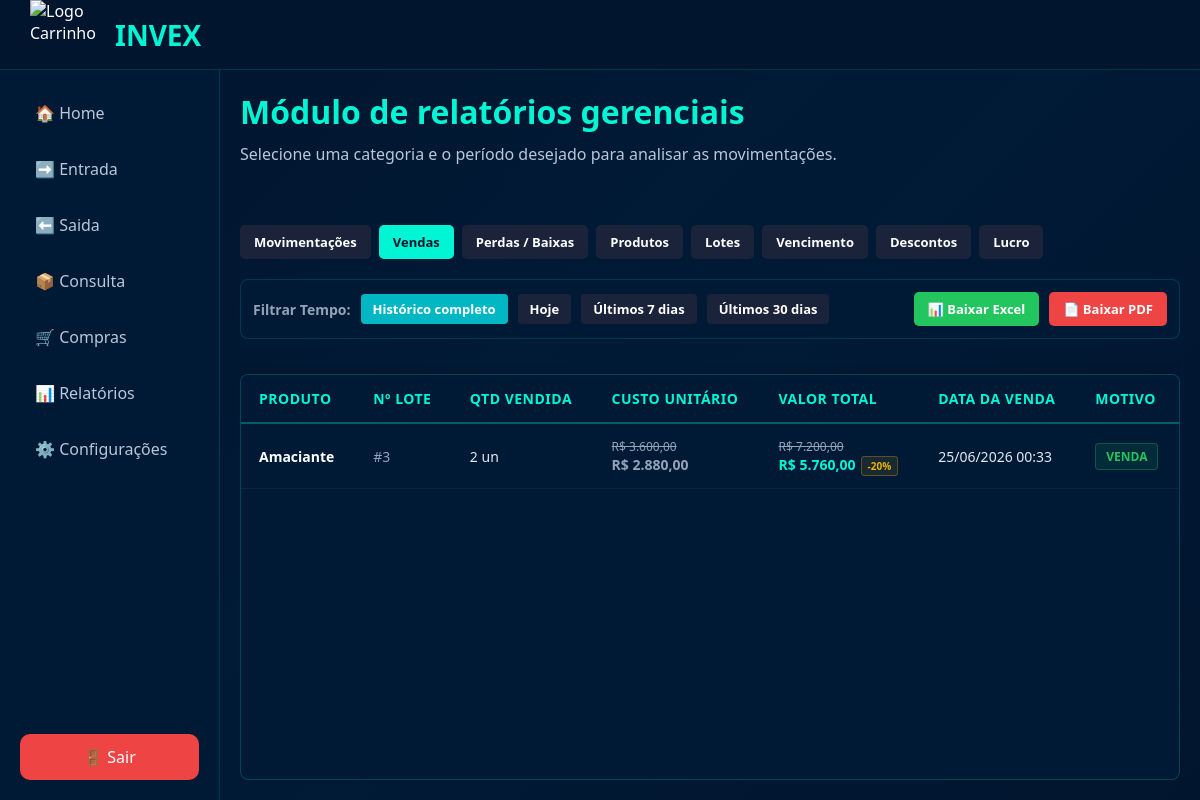
The page /painel_principal/relatorios/buscar_relatorio.php?tipo=vendas&periodo=todos (signed in) on the database as committed earlier.
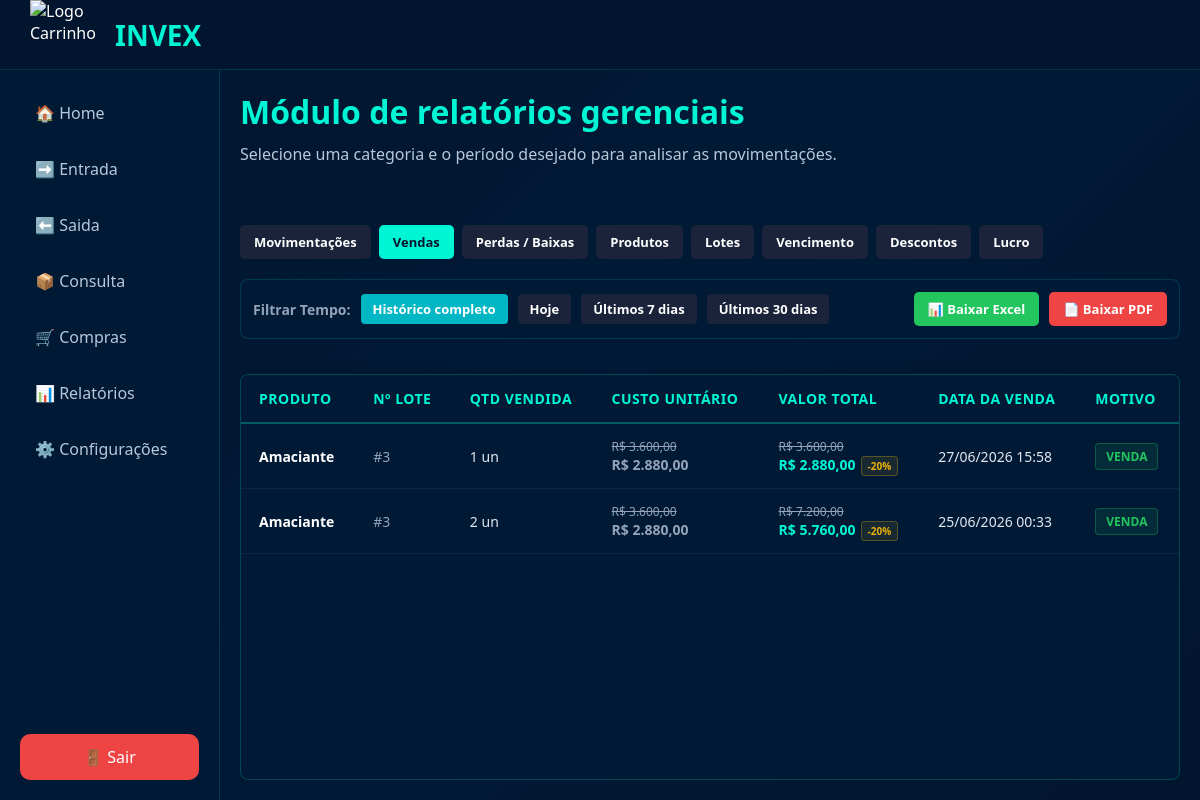
The same page on the database as committed later.
### tables this page shows
CREATE TABLE `saida` (
  `id_saida` int(11) NOT NULL,
  `idlote` int(11) NOT NULL,
  `id_lote` int(11) NOT NULL,
  `criadopor_id` int(11) NOT NULL,
  `criadopor_nome` varchar(255) NOT NULL,
  `quantidade_saida` int(11) NOT NULL,
  `motivo_saida` varchar(255) NOT NULL,
  `data_saida` datetime NOT NULL
);

CREATE TABLE `produtos` (
  `idProduto` int(11) NOT NULL,
  `NomeProduto` varchar(100) NOT NULL,
  `MarcaProduto` varchar(100) NOT NULL,
  `Descricao` varchar(255) DEFAULT NULL,
  `idEmpresa` int(11) NOT NULL,
  `criadopor_nome` varchar(100) DEFAULT NULL,
  `criadoem` datetime DEFAULT CURRENT_TIMESTAMP,
  `criadopor_id` int(11) DEFAULT NULL,
  `preco_padrao_compra` decimal(10,2) NOT NULL DEFAULT '0.00',
  `preco_padrao_venda` decimal(10,2) NOT NULL DEFAULT '0.00',
  `estoque_minimo` int(11) NOT NULL DEFAULT '0'
);

CREATE TABLE `produtoslotes` (
  `idlote` int(11) NOT NULL,
  `idproduto` int(11) NOT NULL,
  `quantidade` int(11) NOT NULL,
  `validade` date DEFAULT NULL,
  `criado_em` datetime DEFAULT CURRENT_TIMESTAMP,
  `criadopor_id` int(11) NOT NULL,
  `criadopor_nome` varchar(255) DEFAULT NULL,
  `idEmpresa` int(11) DEFAULT NULL,
  `numero_lote` varchar(50) NOT NULL,
  `preco_compra` decimal(10,2) NOT NULL DEFAULT '0.00',
  `preco_venda` decimal(10,2) NOT NULL DEFAULT '0.00',
  `desconto` decimal(5,2) NOT NULL DEFAULT '0.00',
  `status_lote` enum('normal','promocao','vencido') NOT NULL DEFAULT 'normal'
);

### painel_principal/relatorios/includes/relatorio_vendas.php (the view, shortened to what this page needs)
<?php
$conn = new mysqli("localhost", "root", "usbw", "databasetcc");
$filtro_venda = "";
$idEmpresa = isset($_SESSION['idEmpresa']) ? $_SESSION['idEmpresa'] : null;
$sql_vendas = "SELECT p.NomeProduto, l.numero_lote, l.preco_venda, l.desconto, s.quantidade_saida, s.data_saida, s.motivo_saida
               FROM saida s
               INNER JOIN produtoslotes l ON s.idlote = l.idlote
               INNER JOIN produtos p ON l.idproduto = p.IdProduto
               WHERE l.idEmpresa = '$idEmpresa' AND LOWER(s.motivo_saida) = 'venda' " . $filtro_venda . "
               ORDER BY s.id_saida DESC";
$resultado = $conn->query($sql_vendas);
?>
<div class="container-tabela">
    <table class="tabela-dados">
        <thead>
            <tr>
                <th>Produto</th>
                <th>Nº Lote</th>
                <th>Qtd Vendida</th>
                <th>Custo Unitário</th>
                <th>Valor Total</th>
                <th>Data da Venda</th>
                <th>Motivo</th>
            </tr>
        </thead>
        <tbody>
            <?php
            if ($resultado->num_rows > 0) {
                while ($row = $resultado->fetch_assoc()) {
                    $data_venda = ($row['data_saida']) ? date('d/m/Y H:i', strtotime($row['data_saida'])) : '-';
                    $qtd = intval($row['quantidade_saida']);
                    $preco_unitario = floatval($row['preco_venda']);
                    $desconto_porcentagem = floatval($row['desconto']);
                    if ($desconto_porcentagem > 0) {
                        $preco_unitario_final = $preco_unitario * (1 - ($desconto_porcentagem / 100));
                        $valor_total_original = $preco_unitario * $qtd;
                        $valor_total_final = $preco_unitario_final * $qtd;
                    } else {
                        $preco_unitario_final = $preco_unitario;
                        $valor_total_final = $preco_unitario * $qtd;
                    }
                    echo "<tr>";
                    echo "<td style='font-weight: 600; color: #fff;'>" . htmlspecialchars($row['NomeProduto']) . "</td>";
                    echo "<td style='color: #94a3b8;'>#" . htmlspecialchars($row['numero_lote']) . "</td>";
                    echo "<td style='color: #e2e8f0;'>" . $qtd . " un</td>";
                    echo "<td>";
                    if ($desconto_porcentagem > 0) {
                        echo "<span class='preco-original'>R$ " . number_format($preco_unitario, 2, ',', '.') . "</span>";
                        echo "<span class='preco-final' style='color: #94a3b8;'>R$ " . number_format($preco_unitario_final, 2, ',', '.') . "</span>";
                    } else {
                        echo "<span style='color: #94a3b8;'>R$ " . number_format($preco_unitario, 2, ',', '.') . "</span>";
                    }
                    echo "</td>";
                    echo "<td>";
                    if ($desconto_porcentagem > 0) {
                        echo "<span class='preco-original'>R$ " . number_format($valor_total_original, 2, ',', '.') . "</span>";
                        echo "<span class='preco-final'>R$ " . number_format($valor_total_final, 2, ',', '.') . "</span>";
                        echo "<span class='tag-desconto'>-" . $desconto_porcentagem . "%</span>";
                    } else {
                        echo "<span class='preco-final' style='color: #fff;'>R$ " . number_format($valor_total_final, 2, ',', '.') . "</span>";
                    }
                    echo "</td>";
                    echo "<td>" . $data_venda . "</td>";
                    echo "<td><span class='badge-venda'>" . htmlspecialchars($row['motivo_saida']) . "</span></td>";
                    echo "</tr>";
                }
            } else {
                echo "<tr><td colspan='7' style='text-align:center; color:#94a3b8; padding:25px;'>Nenhuma venda registrada neste período.</td></tr>";
            }
            ?>
        </tbody>
    </table>
</div>

### painel_principal/relatorios/buscar_relatorio.php (shortened to what this page needs)
<?php
$tipo = isset($_GET['tipo']) ? $_GET['tipo'] : "dashboard";
$periodo = isset($_GET['periodo']) ? $_GET['periodo'] : "todos";
?>
<!DOCTYPE html>
<html lang="pt-br">
<head>
    <link rel="stylesheet" href="css/relatorios.css">
</head>
<body>
    <header class="topbar">
        <div class="top-left">
            <img src="../../Imagens/carrinho2.png" width="70" height="70" alt="Logo Carrinho">
            <h1>INVEX</h1>
        </div>
    </header>
    <div class="layout">
        <aside class="sidebar">
            <nav>
                <a href="../painel_principal.php">🏠 Home</a>
                <a href="../cadastro_produtos/cad_list_prods.php">➡️ Entrada</a>
                <a href="../saida/saida.php"> ⬅️ Saida</a>
                <a href="../consulta/consulta.php"> 📦 Consulta</a>
                <a href="../compras/compras.php">🛒 Compras</a>
                <a href="buscar_relatorio.php?tipo=dashboard">📊 Relatórios</a>
                <a href="../configuracoes/painel_principal_config.php">⚙️ Configurações</a>
            </nav>
            <a href="../../index.html" class="logout">🚪 Sair</a>
        </aside>
        <main class="main">
            <div class="top">
                <h2>Módulo de relatórios gerenciais</h2>
                <p class="subtitulo">Selecione uma categoria e o período desejado para analisar as movimentações.</p>
            </div>
            <div class="menu-relatorios" style="margin: 20px 0; display: flex; gap: 8px; flex-wrap: wrap;">
                <a href="?tipo=dashboard&periodo=<?= $periodo ?>" style="padding: 8px 14px; background: <?= $tipo=='dashboard'?'#00F5D4':'#1a233a' ?>; color: <?= $tipo=='dashboard'?'#02152E':'#fff' ?>; text-decoration: none; border-radius: 5px; font-weight: bold; font-size: 13px;">Movimentações</a>
                <a href="?tipo=vendas&periodo=<?= $periodo ?>" style="padding: 8px 14px; background: <?= $tipo=='vendas'?'#00F5D4':'#1a233a' ?>; color: <?= $tipo=='vendas'?'#02152E':'#fff' ?>; text-decoration: none; border-radius: 5px; font-weight: bold; font-size: 13px;"> Vendas</a>
                <a href="?tipo=baixas&periodo=<?= $periodo ?>" style="padding: 8px 14px; background: <?= $tipo=='baixas'?'#00F5D4':'#1a233a' ?>; color: <?= $tipo=='baixas'?'#02152E':'#fff' ?>; text-decoration: none; border-radius: 5px; font-weight: bold; font-size: 13px;"> Perdas / Baixas</a>
                <a href="?tipo=produtos&periodo=<?= $periodo ?>" style="padding: 8px 14px; background: <?= $tipo=='produtos'?'#00F5D4':'#1a233a' ?>; color: <?= $tipo=='produtos'?'#02152E':'#fff' ?>; text-decoration: none; border-radius: 5px; font-weight: bold; font-size: 13px;">Produtos</a>
                <a href="?tipo=lotes&periodo=<?= $periodo ?>" style="padding: 8px 14px; background: <?= $tipo=='lotes'?'#00F5D4':'#1a233a' ?>; color: <?= $tipo=='lotes'?'#02152E':'#fff' ?>; text-decoration: none; border-radius: 5px; font-weight: bold; font-size: 13px;">Lotes</a>
                <a href="?tipo=vencimento&periodo=<?= $periodo ?>" style="padding: 8px 14px; background: <?= $tipo=='vencimento'?'#00F5D4':'#1a233a' ?>; color: <?= $tipo=='vencimento'?'#02152E':'#fff' ?>; text-decoration: none; border-radius: 5px; font-weight: bold; font-size: 13px;">Vencimento</a>
                <a href="?tipo=descontos&periodo=<?= $periodo ?>" style="padding: 8px 14px; background: <?= $tipo=='descontos'?'#00F5D4':'#1a233a' ?>; color: <?= $tipo=='descontos'?'#02152E':'#fff' ?>; text-decoration: none; border-radius: 5px; font-weight: bold; font-size: 13px;">Descontos</a>
                <a href="?tipo=lucro&periodo=<?= $periodo ?>" style="padding: 8px 14px; background: <?= $tipo=='lucro'?'#00F5D4':'#1a233a' ?>; color: <?= $tipo=='lucro'?'#02152E':'#fff' ?>; text-decoration: none; border-radius: 5px; font-weight: bold; font-size: 13px;">Lucro</a>
            </div>
            <div class="sub-menu-periodos" style="margin-bottom: 25px; background: #001A36; padding: 12px; border-radius: 8px; border: 1px solid rgba(0, 183, 195, 0.2); display: flex; justify-content: space-between; align-items: center; flex-wrap: wrap; gap: 15px;">
                <div style="display: flex; gap: 10px; align-items: center;">
                    <span style="font-size: 14px; color: #94a3b8; font-weight: 600;">Filtrar Tempo:</span>
                    <a href="?tipo=<?= $tipo ?>&periodo=todos" style="padding: 6px 12px; border-radius: 4px; text-decoration: none; font-size: 13px; font-weight: bold; background: <?= $periodo=='todos'?'#00B7C3':'#1a233a' ?>; color: #fff;">Histórico completo</a>
                    <a href="?tipo=<?= $tipo ?>&periodo=hoje" style="padding: 6px 12px; border-radius: 4px; text-decoration: none; font-size: 13px; font-weight: bold; background: <?= $periodo=='hoje'?'#00B7C3':'#1a233a' ?>; color: #fff;">Hoje</a>
                    <a href="?tipo=<?= $tipo ?>&periodo=semana" style="padding: 6px 12px; border-radius: 4px; text-decoration: none; font-size: 13px; font-weight: bold; background: <?= $periodo=='semana'?'#00B7C3':'#1a233a' ?>; color: #fff;">Últimos 7 dias</a>
                    <a href="?tipo=<?= $tipo ?>&periodo=mes" style="padding: 6px 12px; border-radius: 4px; text-decoration: none; font-size: 13px; font-weight: bold; background: <?= $periodo=='mes'?'#00B7C3':'#1a233a' ?>; color: #fff;">Últimos 30 dias</a>
                </div>
                <div style="display: flex; gap: 10px;">
                    <a href="gerar_excel.php?tipo=<?= $tipo ?>&periodo=<?= $periodo ?>" style="padding: 8px 14px; background: #22c55e; color: #fff; text-decoration: none; border-radius: 5px; font-weight: bold; font-size: 13px;">📊 Baixar Excel</a>
                    <a href="gerar_pdf.php?tipo=<?= $tipo ?>&periodo=<?= $periodo ?>" style="padding: 8px 14px; background: #ef4444; color: #fff; text-decoration: none; border-radius: 5px; font-weight: bold; font-size: 13px;">📄 Baixar PDF</a>
                </div>
            </div>
            <div class="conteudo-dinamico-relatorio">
                <?php
                switch($tipo){
                    case "vendas":
                        include "includes/relatorio_vendas.php";
                        break;
                }
                ?>
            </div>
        </main>
    </div>
</body>
</html>

### painel_principal/relatorios/css/relatorios.css (style rules this page uses)
* { margin: 0; padding: 0; box-sizing: border-box; font-family: 'Segoe UI'; }
:root { --bg: #02152E; --sidebar: #001A36; --card: #001A36; --primary: #00F5D4; --secondary: #17D9B7; --border: #00B7C3; --text: #ffffff; --sub: #B8C7D9; }
body { background: linear-gradient( 135deg, #02152E 0%, #001A36 50%, #02152E 100% ); color: var(--text); }
.topbar { width: 100%; height: 70px; background: #02152E; display: flex; align-items: center; padding: 0 30px; border-bottom: 1px solid rgba(0,245,212,0.15); }
.top-left { display: flex; align-items: center; gap: 15px; }
.top-left h1 { font-size: 28px; font-weight: bold; color: var(--primary); }
.layout { display: flex; height: calc(100vh - 70px); }
.sidebar { width: 220px; background: var(--sidebar); padding: 20px; display: flex; flex-direction: column; justify-content: space-between; border-right: 1px solid rgba(0,183,195,0.2); }
.sidebar nav a { position: relative; display: flex; align-items: center; gap: 12px; padding: 12px 15px; margin-bottom: 10px; text-decoration: none; color: var(--sub); border-radius: 10px; transition: all .3s ease; overflow: hidden; }
.sidebar nav a::before { content: ''; position: absolute; left: 0; top: 50%; transform: translateY(-50%); width: 0; height: 70%; background: var(--primary); border-radius: 0 5px 5px 0; transition: .3s; }
.logout { text-align: center; padding: 12px; background: #ef4444; border-radius: 10px; text-decoration: none; color: white; transition: 0.3s; }
.main { flex: 1; padding: 40px; }
.top { margin-bottom: 40px; }
.top h2 { font-size: 32px; margin-bottom: 10px; color: var(--primary); }
.subtitulo { color: var(--sub); font-size: 16px; }

### painel_principal/relatorios/includes/relatorio_vendas.php (style rules this page uses)
.container-tabela { width: 100%; margin-top: 20px; background: #001a36; border: 1px solid rgba(0, 245, 212, 0.2); border-radius: 8px; overflow: hidden; box-shadow: 0 4px 15px rgba(0, 0, 0, 0.3); }
.tabela-dados { width: 100%; border-collapse: collapse; text-align: left; font-family: sans-serif; }
.tabela-dados th { background-color: rgba(0, 245, 212, 0.08); color: #00F5D4; padding: 14px 18px; font-size: 14px; text-transform: uppercase; border-bottom: 2px solid rgba(0, 245, 212, 0.3); letter-spacing: 0.5px; }
.tabela-dados td { padding: 14px 18px; color: #e2e8f0; font-size: 14px; border-bottom: 1px solid rgba(255, 255, 255, 0.05); }
.badge-venda { display: inline-block; padding: 4px 10px; border-radius: 4px; font-size: 12px; font-weight: bold; text-transform: uppercase; background: rgba(34, 197, 94, 0.1); color: #22c55e; border: 1px solid rgba(34, 197, 94, 0.3); }
.preco-original { text-decoration: line-through; color: #94a3b8; font-size: 12px; display: block; }
.preco-final { color: #00F5D4; font-weight: bold; }
.tag-desconto { background: rgba(234, 179, 8, 0.1); color: #eab308; border: 1px solid rgba(234, 179, 8, 0.3); padding: 2px 6px; border-radius: 3px; font-size: 10px; margin-left: 5px; font-weight: bold; }

Rows that differ between the two databases and show on the page:
added saida: produtos.NomeProduto "Amaciante", idlote.numero_lote "3", quantidade_saida "1", idlote.preco_venda "3.600,00", idlote.desconto "2.880,00", valor_total_original "3.600,00", valor_total_final "2.880,00", idlote.desconto "20", data_saida "27/06/2026 15:58", motivo_saida "VENDA"
